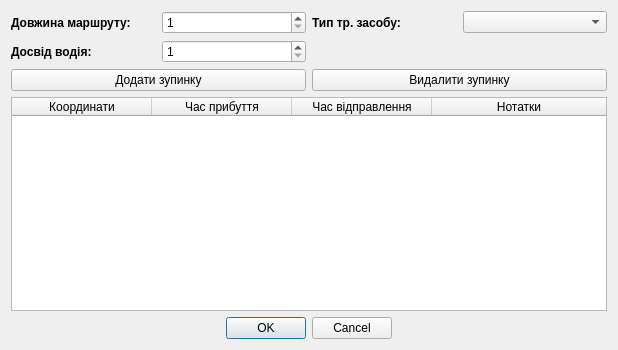
<?xml version="1.0" encoding="UTF-8"?>
<ui version="4.0">
 <class>NewRoute</class>
 <widget class="QDialog" name="NewRoute">
  <property name="windowModality">
   <enum>Qt::ApplicationModal</enum>
  </property>
  <property name="geometry">
   <rect>
    <x>0</x>
    <y>0</y>
    <width>618</width>
    <height>350</height>
   </rect>
  </property>
  <property name="windowTitle">
   <string>Новий маршрут</string>
  </property>
  <property name="modal">
   <bool>true</bool>
  </property>
  <layout class="QGridLayout" name="gridLayout">
   <item row="0" column="0" colspan="2">
    <layout class="QGridLayout" name="gridLayout_10">
     <property name="sizeConstraint">
      <enum>QLayout::SetFixedSize</enum>
     </property>
     <item row="1" column="0">
      <widget class="QLabel" name="newroute_route_driver_expirience_lb">
       <property name="sizePolicy">
        <sizepolicy hsizetype="Minimum" vsizetype="Minimum">
         <horstretch>0</horstretch>
         <verstretch>0</verstretch>
        </sizepolicy>
       </property>
       <property name="font">
        <font>
         <weight>75</weight>
         <bold>true</bold>
        </font>
       </property>
       <property name="text">
        <string>Досвід водія:</string>
       </property>
      </widget>
     </item>
     <item row="0" column="0">
      <widget class="QLabel" name="newroute_route_length_lb">
       <property name="sizePolicy">
        <sizepolicy hsizetype="Minimum" vsizetype="Minimum">
         <horstretch>0</horstretch>
         <verstretch>0</verstretch>
        </sizepolicy>
       </property>
       <property name="font">
        <font>
         <weight>75</weight>
         <bold>true</bold>
        </font>
       </property>
       <property name="text">
        <string>Довжина маршруту:</string>
       </property>
      </widget>
     </item>
     <item row="0" column="2">
      <widget class="QLabel" name="newroute_route_transport_type_lb">
       <property name="sizePolicy">
        <sizepolicy hsizetype="Minimum" vsizetype="Minimum">
         <horstretch>0</horstretch>
         <verstretch>0</verstretch>
        </sizepolicy>
       </property>
       <property name="font">
        <font>
         <weight>75</weight>
         <bold>true</bold>
        </font>
       </property>
       <property name="text">
        <string>Тип тр. засобу:</string>
       </property>
      </widget>
     </item>
     <item row="0" column="3">
      <widget class="QComboBox" name="newroute_route_transport_type_comboBox"/>
     </item>
     <item row="0" column="1">
      <widget class="QSpinBox" name="newroute_route_length_spinBox">
       <property name="minimum">
        <number>1</number>
       </property>
       <property name="maximum">
        <number>1000</number>
       </property>
      </widget>
     </item>
     <item row="1" column="1">
      <widget class="QSpinBox" name="newroute_route_driver_expirience_spinBox">
       <property name="minimum">
        <number>1</number>
       </property>
       <property name="maximum">
        <number>50</number>
       </property>
      </widget>
     </item>
    </layout>
   </item>
   <item row="6" column="0" colspan="2" alignment="Qt::AlignHCenter">
    <widget class="QDialogButtonBox" name="newroute_submit_buttonBox">
     <property name="standardButtons">
      <set>QDialogButtonBox::Cancel|QDialogButtonBox::Ok</set>
     </property>
    </widget>
   </item>
   <item row="5" column="0" colspan="2">
    <widget class="QTableWidget" name="newroute_Route_stops_tableWidget">
     <property name="sizePolicy">
      <sizepolicy hsizetype="Expanding" vsizetype="Expanding">
       <horstretch>0</horstretch>
       <verstretch>0</verstretch>
      </sizepolicy>
     </property>
     <attribute name="horizontalHeaderCascadingSectionResizes">
      <bool>true</bool>
     </attribute>
     <attribute name="horizontalHeaderDefaultSectionSize">
      <number>140</number>
     </attribute>
     <attribute name="horizontalHeaderShowSortIndicator" stdset="0">
      <bool>true</bool>
     </attribute>
     <attribute name="horizontalHeaderStretchLastSection">
      <bool>true</bool>
     </attribute>
     <attribute name="verticalHeaderVisible">
      <bool>false</bool>
     </attribute>
     <column>
      <property name="text">
       <string>Координати</string>
      </property>
     </column>
     <column>
      <property name="text">
       <string>Час прибуття</string>
      </property>
     </column>
     <column>
      <property name="text">
       <string>Час відправлення</string>
      </property>
     </column>
     <column>
      <property name="text">
       <string>Нотатки</string>
      </property>
     </column>
    </widget>
   </item>
   <item row="2" column="0">
    <widget class="QPushButton" name="newroute_new_stopover_pushButton">
     <property name="text">
      <string>Додати зупинку</string>
     </property>
    </widget>
   </item>
   <item row="2" column="1">
    <widget class="QPushButton" name="newroute_stopover_delete_pushButton">
     <property name="text">
      <string>Видалити зупинку</string>
     </property>
    </widget>
   </item>
  </layout>
 </widget>
 <resources/>
 <connections/>
</ui>
